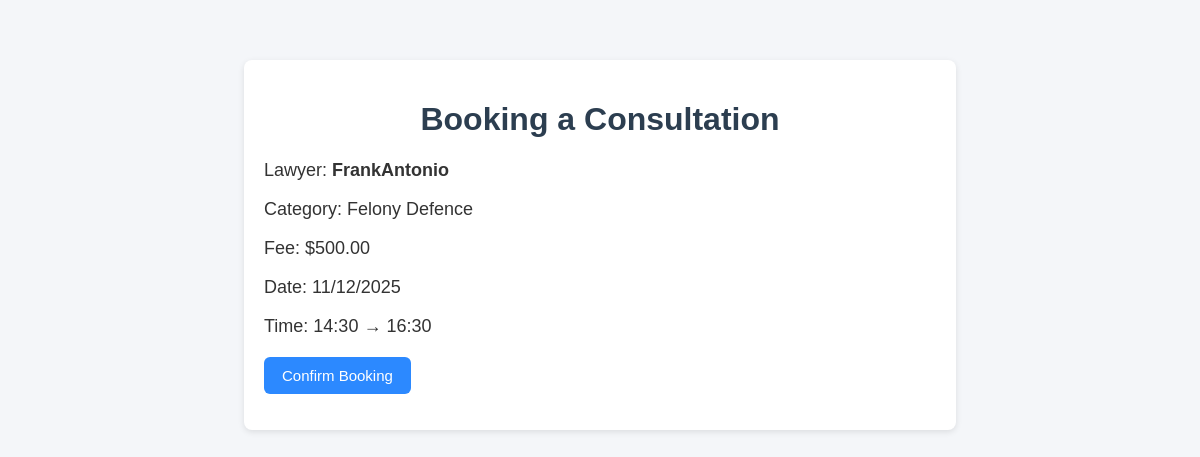
The page /book/20/ (signed in) on the database its author committed.
### booking/models.py (models this page shows, shortened)
class Slot(models.Model):
    lawyer = models.ForeignKey(Lawyer, on_delete=models.CASCADE)
    start= models.DateTimeField()
    end = models.DateTimeField()
    booked = models.BooleanField(default=False)

class Lawyer(models.Model):
    user = models.OneToOneField(User, on_delete=models.CASCADE )
    category=models.ForeignKey(Category, on_delete=models.SET_NULL, null=True)
    fee= models.DecimalField(max_digits=8, decimal_places=2)
    bio = models.TextField(blank=True)

class Category(models.Model):
    name =models.CharField(max_length=100)

### booking/views.py (the view, shortened to what this page needs)
# urls.py: path('book/<int:slot_id>/', views.book, name='book'),
@login_required
def book(request, slot_id):
    slot = get_object_or_404(Slot, id=slot_id)
    return render(request, 'booking/book.html', {"slot": slot})

### booking/templates/booking/book.html (shortened to what this page needs)
{% load static %}
<link rel="stylesheet" href="{% static 'booking/style.css' %}">
<div class="card">
    <h1>Booking a Consultation</h1>
    <div class="slot-info">
        <p>Lawyer: <strong>{{ slot.lawyer.user.username }}</strong></p>
        <p>Category: {{ slot.lawyer.category.name }}</p>
        <p>Fee: ${{ slot.lawyer.fee }}</p>
        <p>Date: {{ slot.start|date:"d/m/Y" }}</p>
        <p>Time: {{ slot.start|time:"H:i" }} → {{ slot.end|time:"H:i" }}</p>
    </div>
    <form method="POST">
        <button type="submit">Confirm Booking</button>
    </form>
</div>

### booking/static/booking/style.css (style rules this page uses)
h1, h2 { text-align: center; color: #2c3e50; }
.card { background: white; padding: 20px; margin: 20px auto; width: 60%; border-radius: 8px; box-shadow: 0px 2px 6px rgba(0,0,0,0.1); }
button { background: #2c89ff; color: white; padding: 10px 18px; border: none; border-radius: 6px; cursor: pointer; font-size: 15px; }
.slot-info { font-size: 18px; margin-bottom: 20px; }

### rows shown on the page
Slot: lawyer.user.username "FrankAntonio", lawyer.category.name "Felony Defence", lawyer.fee "500.00", start "11/12/2025", start "14:30", end "16:30"
